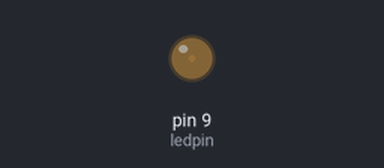
A sketch run on a simulated Arduino Uno, built with avr-gcc and run on an emulated ATmega328P. Shown: output pins drawn as LEDs (lit = HIGH).

Above: at 0.05 s.
At 0.95 s:
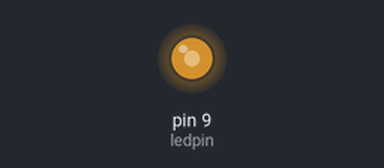
At 1.4 s:
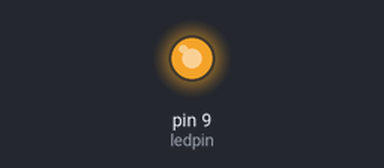
At 2.75 s:
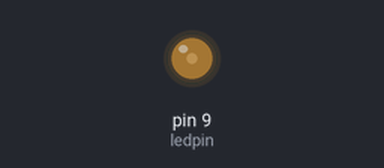
Timing chart, 0 to 7.2 s (numbered marks = the images above):
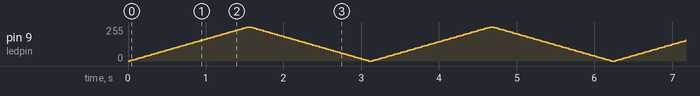

The sketch:

ledfondu.ino
```cpp
/* TP Ledfondu durant le Formation Arduino
   Club Scientifique ENSA Marrakech, SciENSA */

// Variable pour la valeur de PWM.
int value = 0;
// La broche branchee a la DEL.
int ledpin = 9;

void setup()
{
        pinMode(9,OUTPUT);
}

void loop()
{
        //Fade in.
        for(value = 0 ; value <= 255; value+=5)
        {
                analogWrite(ledpin, value);
                delay(30);
        }

        // Fade out.
        for(value = 255; value >=0; value-=5)
        {
                analogWrite(ledpin, value);
                delay(30);
        }
}
```
